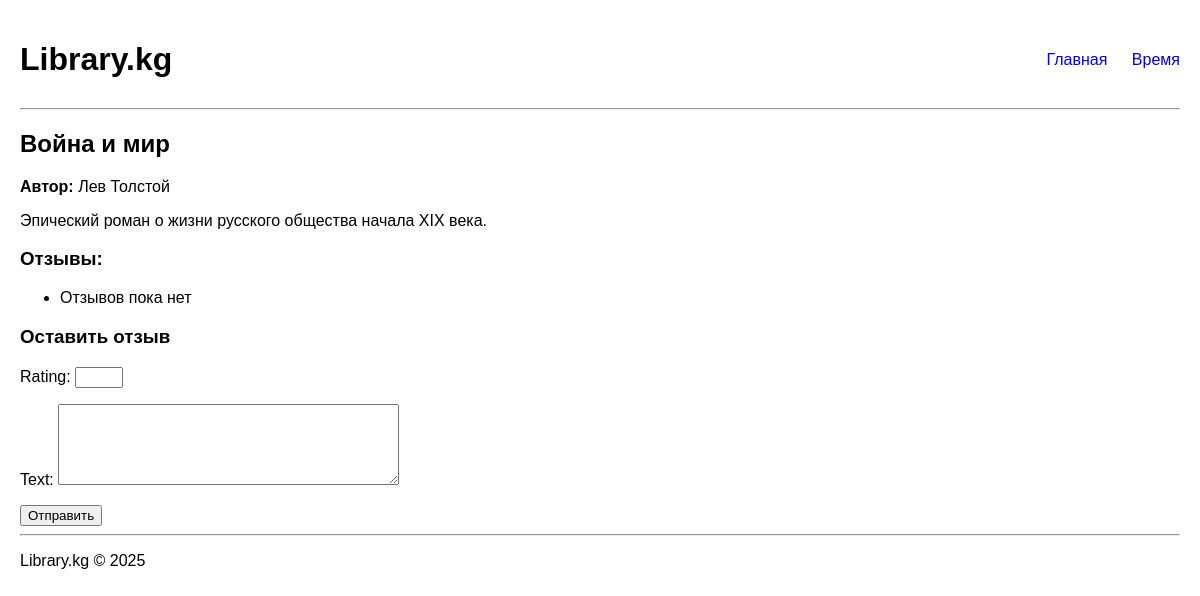
Page /books/1/ on the committed database.
### books/models.py (models this page shows, shortened)
class Book(models.Model):
    title = models.CharField(max_length=255)
    author = models.CharField(max_length=255)
    description = models.TextField()
    created_at = models.DateTimeField(auto_now_add=True)

### books/views.py (the view)
# urls.py: path('<int:id>/', views.book_detail, name='book_detail'),
def book_detail(request, id):
    book = get_object_or_404(Book, id=id)
    reviews = book.reviews.order_by("-created_at")
    if request.method == "POST":
        form = ReviewForm(request.POST)
        if form.is_valid():
            review = form.save(commit=False)
            review.book = book
            review.full_clean()
            review.save()
            return redirect("book_detail", id=book.id)
    else:
        form = ReviewForm()
    return render(request, "books/book_detail.html", {"book": book, "reviews": reviews, "form": form})

### books/forms.py (shortened to what this page needs)
class ReviewForm(forms.ModelForm):
    class Meta:
        model = Reviews
        fields = ['rating', 'text']
        widgets = {
            'rating': forms.NumberInput(attrs={'min':1, 'max':5}),
            'text': forms.Textarea(attrs={'rows':5})
        }

### templates/books/book_detail.html (shortened to what this page needs)
{% include "header.html" %}
<h2>{{ book.title }}</h2>
<p><strong>Автор:</strong> {{ book.author }}</p>
<p>{{ book.description }}</p>
<h3>Отзывы:</h3>
<ul>
    {% for r in reviews %}
        <li>
            <strong>Оценка:</strong> {{ r.rating }}<br>
            {{ r.text|truncatechars:200 }}
        </li>
    {% empty %}
        <li>Отзывов пока нет</li>
    {% endfor %}
</ul>
<h3>Оставить отзыв</h3>
<form method="post">
    {{ form.as_p }}
    <button type="submit">Отправить</button>
</form>
{% include "footer.html" %}

### static/books/css/style.css (style rules this page uses)
body { font-family: Arial, sans-serif; margin: 20px; }

### rows in the picture
Book: title "Война и мир", author "Лев Толстой", description "Эпический роман о жизни русского общества начала XIX века."
